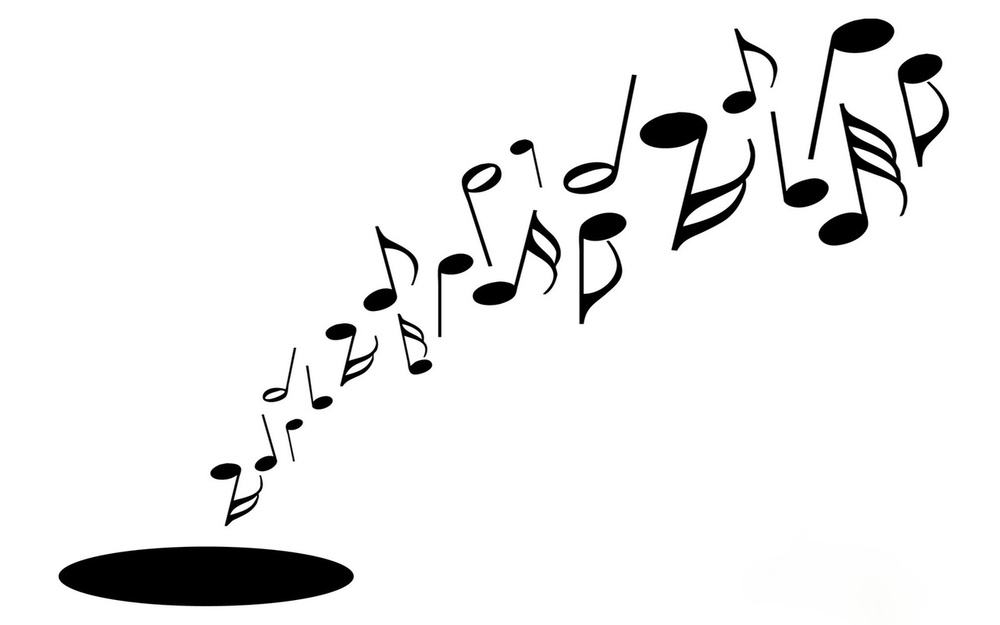
#> input picture Hole.jpeg, 1000 x 625 px, shrunk from 1280 x 800 before the run
$ python backRemv5.py
#> lines starting #> are read from the running program, lines starting #| are printed output that depends on the picture; after the words box and inside, x2 and y2 are one past the last pixel; in counts of white or black regions, pixels touching at a corner belong together
from PIL import Image
import numpy as np

im = Image.open('Hole.jpeg')
#> im is the input picture: PIL image 1000x625 RGB; mean R, G, B 238.8, 238.8, 238.8
im = im.convert('RGBA')
#> im: PIL image 1000x625 RGBA

data = np.array(im)   # "data" is a height x width x 4 numpy array
red, green, blue, alpha = data.T # Temporarily unpack the bands for readability
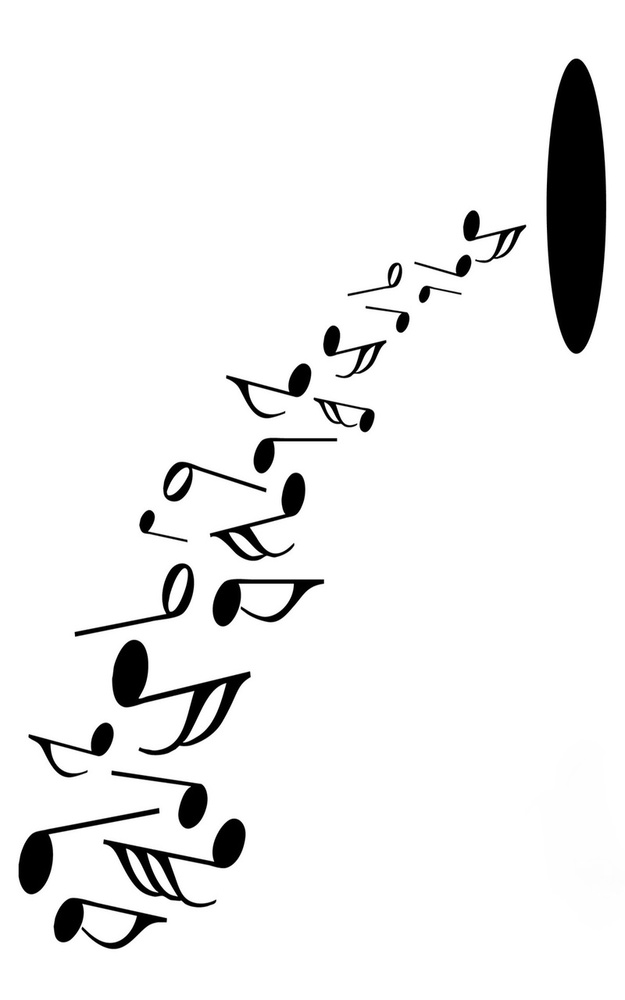
#> red: shape (1000, 625); min 0, max 255, mean 238.8
#> alpha: shape (1000, 625); every value is 255

# Replace white with red... (leaves alpha values alone...)
white_areas = (red >= 240) & (green >= 240) & (blue >= 240)
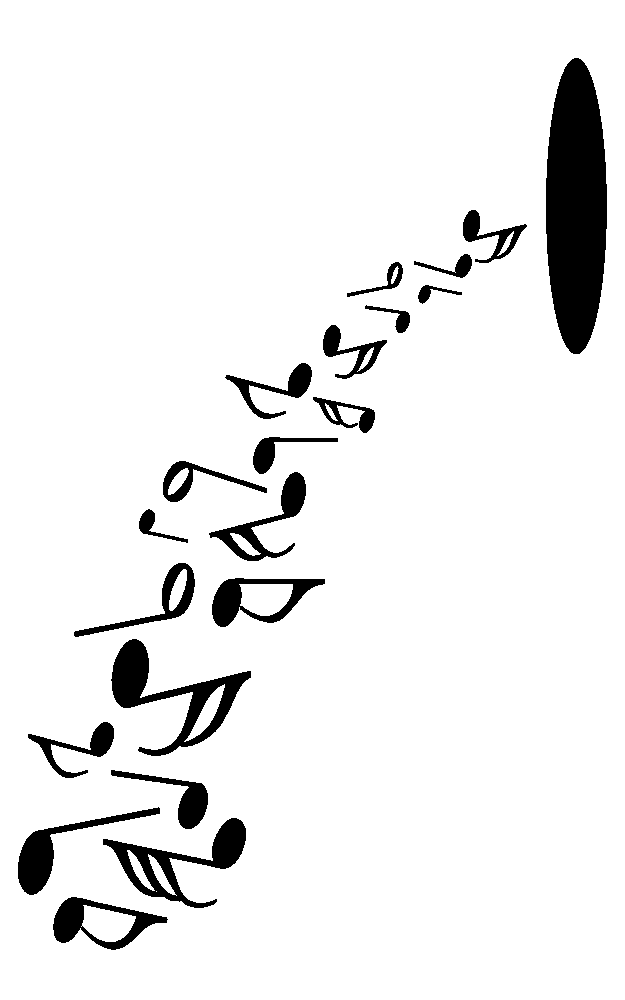
#> white_areas: shape (1000, 625) bool; 93% white; 21 black regions, largest, box (x1, y1, x2, y2) and area: (546, 58, 607, 354) 14220, (111, 639, 251, 756) 4662, (103, 818, 246, 908) 3646
data[white_areas.T] = (0, 0, 0, 0) # Transpose back needed

im2 = Image.fromarray(data)
im2.show()

im2.save('Hole_clear.png')
